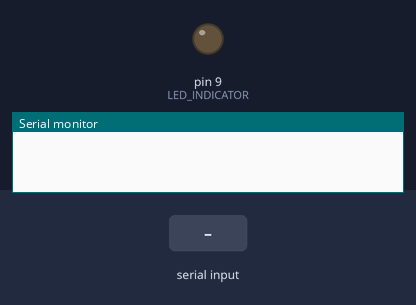
This sketch was run on a simulated Arduino Uno, built with avr-gcc and run on an emulated ATmega328P. Parts: output pins drawn as LEDs (lit = HIGH), the last lines printed to the serial monitor. The test bench sets the inputs (shaded band). Pins used as bus, display or sensor lines are not drawn.

Above: at 1.2 s.
1.3 s: "D\n" received over Serial
At 2.1 s:
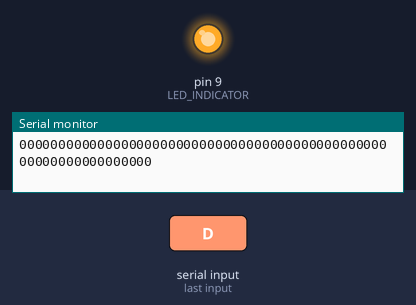
Timing chart, 0 to 4.3 s (numbered marks = the images above; inputs shaded):
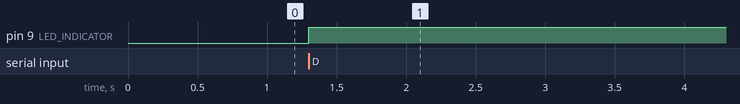

Measured:
- after the input at 1.3 s, pin 9 (LED_INDICATOR): LOW → HIGH at once

The sketch:

arduino-spi-dump-eeprom.ino
```cpp
#include <SPI.h>

#define CS_PIN 10
#define LED_INDICATOR 9

#define SPI_READ_CMD 0x03
#define SPI_TRANSFER_BYTE 0xff


/* ints are only 16-bit, so more than 64k bytes */
const unsigned int EEPROM_START_ADDRESS   = 0x0000;
const unsigned int EEPROM_END_ADDRESS     = 0xffff;
const unsigned int NUM_BYTES              = (EEPROM_END_ADDRESS - EEPROM_START_ADDRESS);

void setup() {
  Serial.begin(115200);
  pinMode(LED_INDICATOR, OUTPUT);
  pinMode(CS_PIN, OUTPUT);
  digitalWrite(CS_PIN, HIGH);
  SPI.begin();
}

void read_eeprom() {
  unsigned int addr;
  byte resp;
  byte a, b, c;

  /* Start transmission */
  digitalWrite(CS_PIN, LOW);

  /* transmit read command with 2 byte start address */
  a = SPI.transfer(SPI_READ_CMD);                     // Response from read
  b = SPI.transfer(EEPROM_START_ADDRESS>>8);          // Shift in high byte of start address
  c = SPI.transfer(EEPROM_START_ADDRESS&0xff);        // Shift in low byte of start address

/*
  Serial.print(a, HEX);           // Print the responses from the initial transfer
  Serial.print(b, HEX);
  Serial.print(c, HEX);
*/

  addr = EEPROM_START_ADDRESS;
  //for (addr = EEPROM_START_ADDRESS; addr <= EEPROM_END_ADDRESS; addr++) {
  do {
    resp = SPI.transfer(SPI_TRANSFER_BYTE);

    /* Formatting */
    //if(!(addr%16)) Serial.print(" ");
    if(!(addr%32)) Serial.print("\n");

    /* Print as ascii hex to serial */
    if(resp<0x10) Serial.print(0, HEX);
    Serial.print(resp, HEX);

    /* I got consistent results with a delay of 5ms*/
    delay(5);
    addr++;
    if (!addr) break;                   // Break if address is zero, signals integer overflow
  } while( addr <= EEPROM_END_ADDRESS );

  /* End transmission */
  digitalWrite(CS_PIN, HIGH);
}


void loop() {
  digitalWrite(LED_INDICATOR, LOW);

  /* Wait for 'D' from serial to start reading */
  if (Serial.read() == 'D') {
    digitalWrite(LED_INDICATOR, HIGH);
    read_eeprom();
  }

}
```
